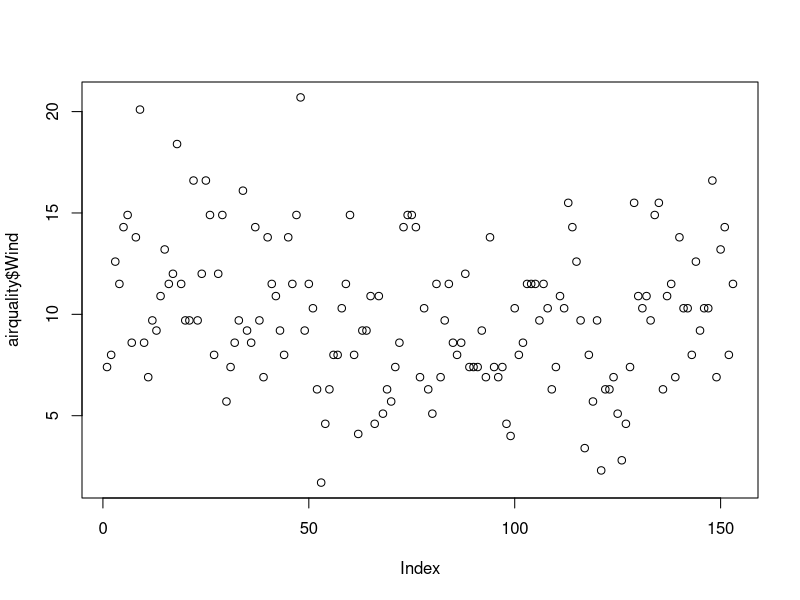
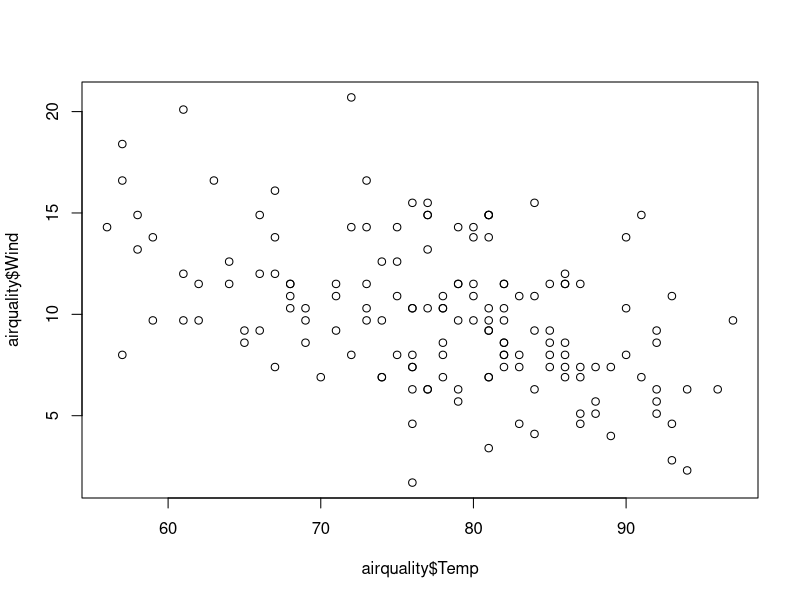
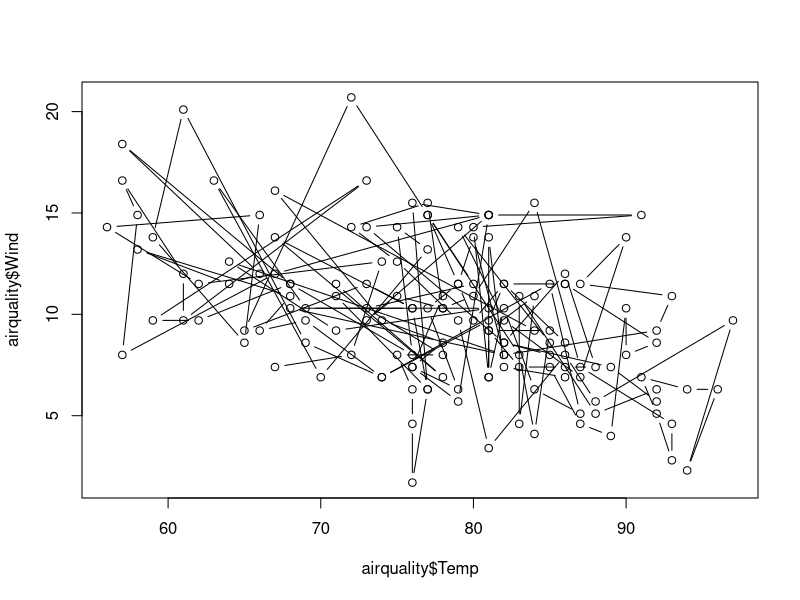
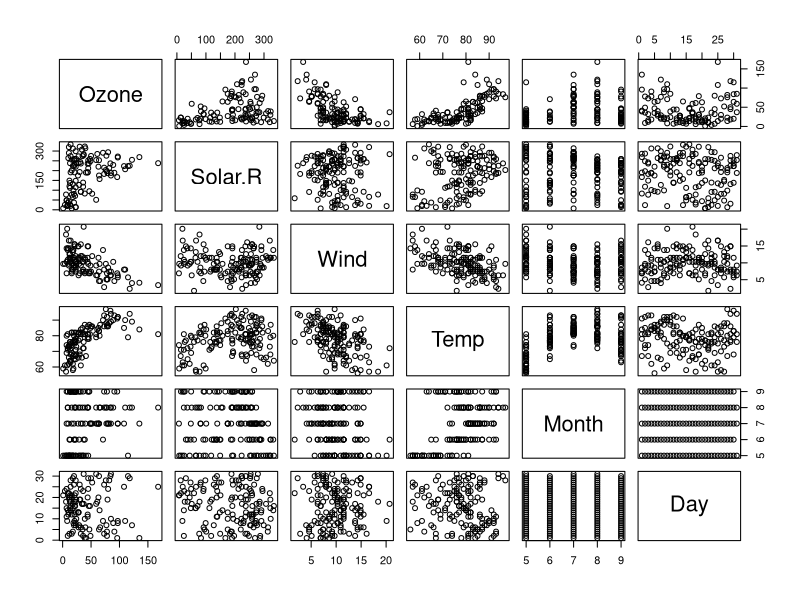
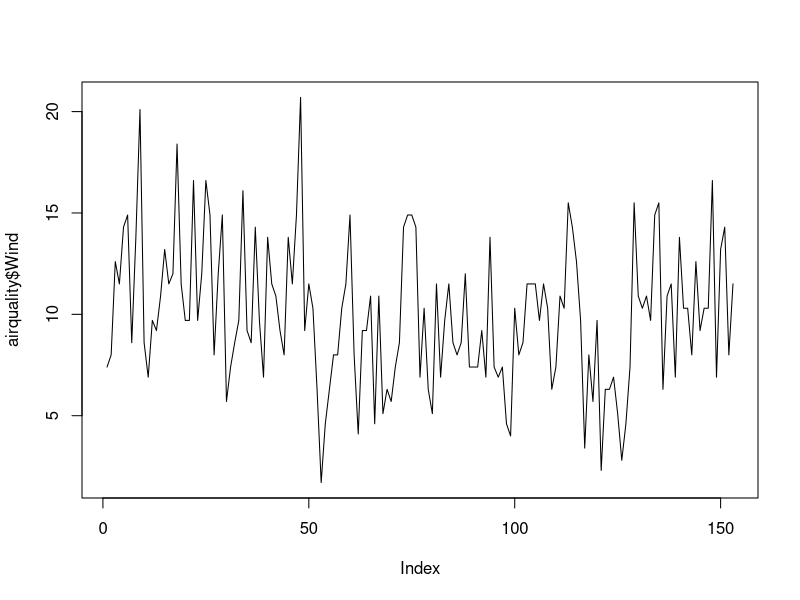
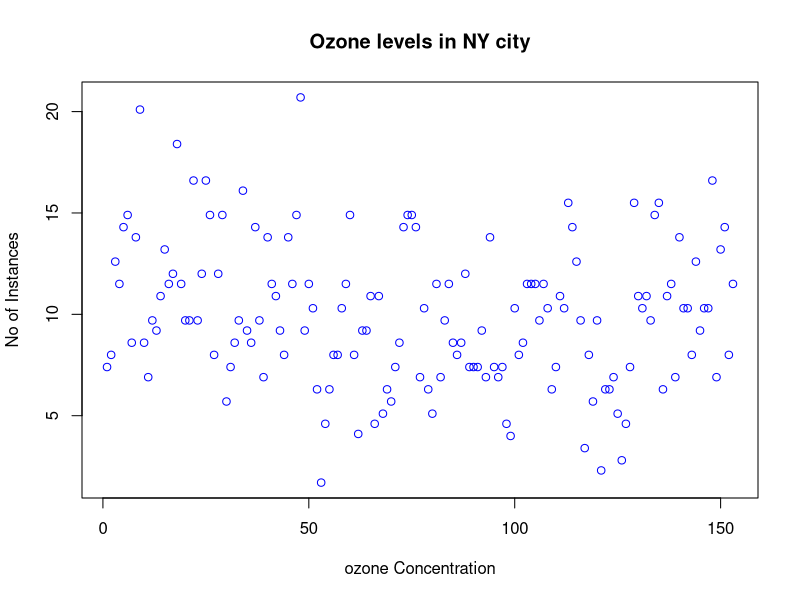
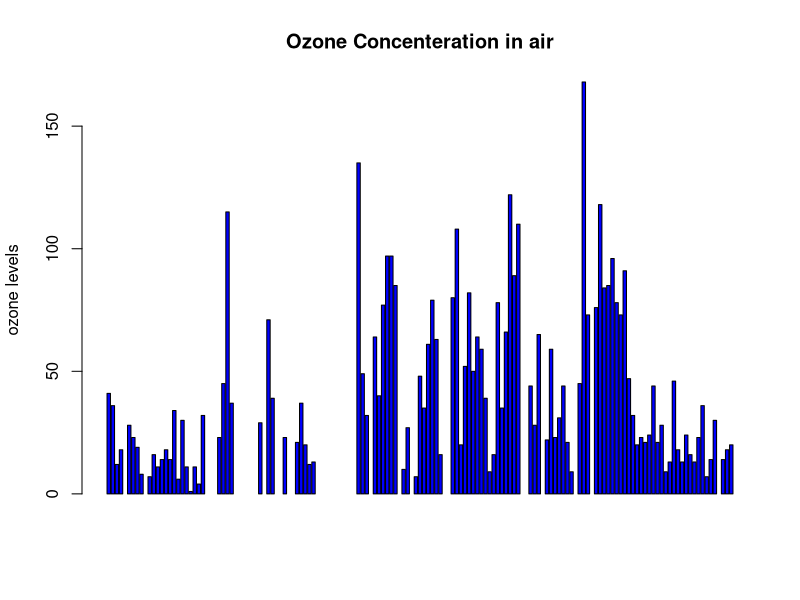
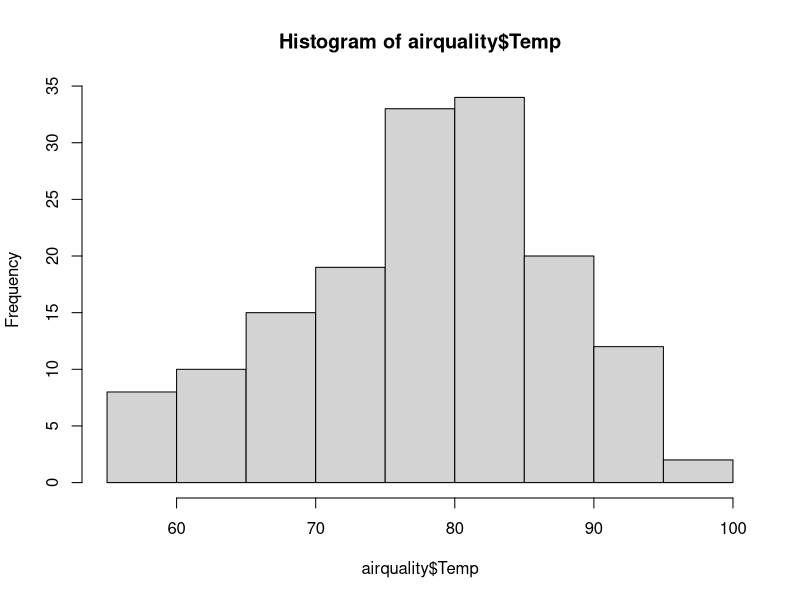

Recreate these plots in R, in order.

#airquality = read.csv('path/airquality.csv',header=TRUE, sep=",")

airquality <- datasets::airquality

####Top 10 rows and last 10 rows
head(airquality,10)
tail(airquality,10)
######Columns

airquality[,c(1,2)]
df<-airquality[,-6]
summary(airquality[1,])
airquality$Wind

###########Summary of the data#########
summary(airquality$Temp)
summary(airquality)
summary(airquality$Wind) 

#####################
plot(airquality$Wind)
plot(airquality$Temp,airquality$Wind,type="p")
plot(airquality$Temp,airquality$Wind,type="b")
plot(airquality)


# points and lines 
plot(airquality$Wind, type= "l") # p: points, l: lines,b: both
plot(airquality$Wind, xlab = 'ozone Concentration', 
     ylab = 'No of Instances', main = 'Ozone levels in NY city',
     col = 'blue')
?plot

# Horizontal bar plot
barplot(airquality$Ozone, main = 'Ozone Concenteration in air',
        ylab = 'ozone levels', col= 'blue',horiz = F,axes=T)


#Histogram
hist(airquality$Temp)

hist(airquality$Temp, 
     main = 'Solar Radiation values in air',
     xlab = 'Solar rad.', col='blue')

#Single box plot
boxplot(airquality$Temp,main="Boxplot")

# Multiple box plots
boxplot(airquality[,1:4],main='Multiple')

#margin of the grid(mar), 
#no of rows and columns(mfrow), 
#whether a border is to be included(bty) 
#and position of the 
#labels(las: 1 for horizontal, las: 0 for vertical)
#bty - box around the plot

#par(mfrow=c(3,3),mar=c(2,5,2,1),  las=0, bty="o")

plot(airquality$Ozone)
plot(airquality$Ozone, airquality$Wind)
plot(airquality$Ozone, type= "l")

barplot(airquality$Ozone, main = 'Ozone Concenteration in air',
        xlab = 'ozone levels', col='green',horiz = TRUE)
hist(airquality$Solar.R)
boxplot(airquality$Solar.R)



##Home work
e_quakes<-datasets::quakes

?plot

?hist


